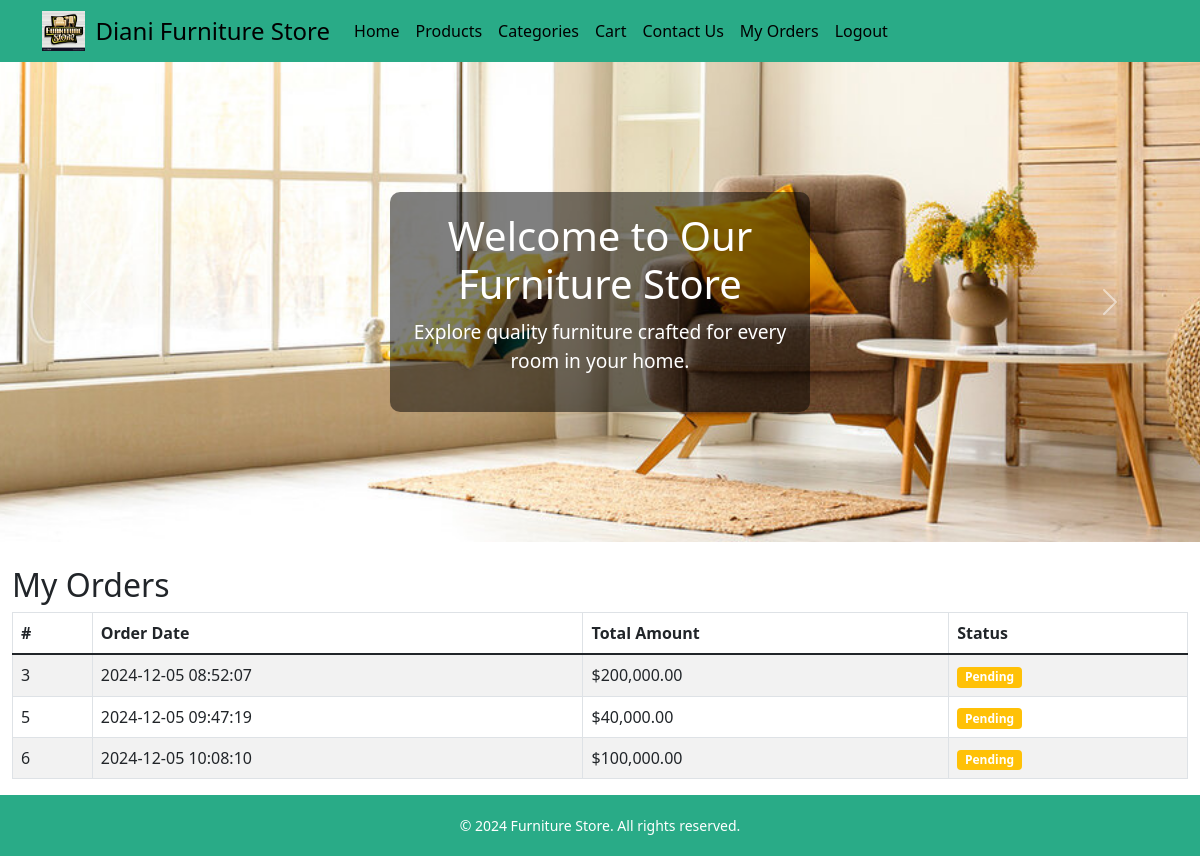
Screenshot of /myorders.php (signed in) with the database file from the repository.
### tables this page shows
CREATE TABLE `orders` (
  `order_id` int(11) NOT NULL,
  `user_id` int(11) DEFAULT NULL,
  `order_date` timestamp NOT NULL DEFAULT current_timestamp(),
  `total_amount` decimal(10,2) NOT NULL,
  `status` enum('pending','completed','cancelled') DEFAULT 'pending'
);

### myorders.php (the view, shortened to what this page needs)
<?php
include('includes/db.php');
include('includes/header.php');
$user_id = $_SESSION['user_id'];
?>
<div class="container-fluid">
    <h2 class="mt-4">My Orders</h2>
    <div class="row">
        <div class="col-md-12">
            <table class="table table-striped table-bordered">
                <thead>
                    <tr>
                        <th>#</th>
                        <th>Order Date</th>
                        <th>Total Amount</th>
                        <th>Status</th>
                    </tr>
                </thead>
                <tbody>
                    <?php
                    $query = "SELECT orders.order_id, orders.order_date, orders.total_amount, orders.status
                            FROM orders
                            WHERE orders.user_id = :user_id";
                    $stmt = $pdo->prepare($query);
                    $stmt->bindParam(':user_id', $user_id, PDO::PARAM_INT);
                    $stmt->execute();
                    $orders = $stmt->fetchAll();
                    if ($orders) {
                        foreach ($orders as $order) {
                            echo "<tr>";
                            echo "<td>" . htmlspecialchars($order['order_id']) . "</td>";
                            echo "<td>" . htmlspecialchars($order['order_date']) . "</td>";
                            echo "<td>$" . number_format($order['total_amount'], 2) . "</td>";
                            echo "<td class='order-status'>
                                    <span class='badge " .
                                        ($order['status'] == 'pending' ? 'bg-warning' :
                                        ($order['status'] == 'completed' ? 'bg-success' : 'bg-danger')) .
                                        "'>" . ucfirst($order['status']) . "</span>
                                  </td>";
                            echo "</tr>";
                        }
                    } else {
                        echo "<tr><td colspan='4'>No orders found.</td></tr>";
                    }
                    ?>
                </tbody>
            </table>
        </div>
    </div>
</div>
<?php include('includes/footer.php'); ?>
</body>
</html>

### includes/footer.php (style rules this page uses)
html, body { height: 100%; margin: 0; display: flex; flex-direction: column; }

### rows the page displays
orders: order_id "3", order_date "2024-12-05 08:52:07", total_amount "200,000.00", status "Pending"
orders: order_id "5", order_date "2024-12-05 09:47:19", total_amount "40,000.00", status "Pending"
orders: order_id "6", order_date "2024-12-05 10:08:10", total_amount "100,000.00", status "Pending"
